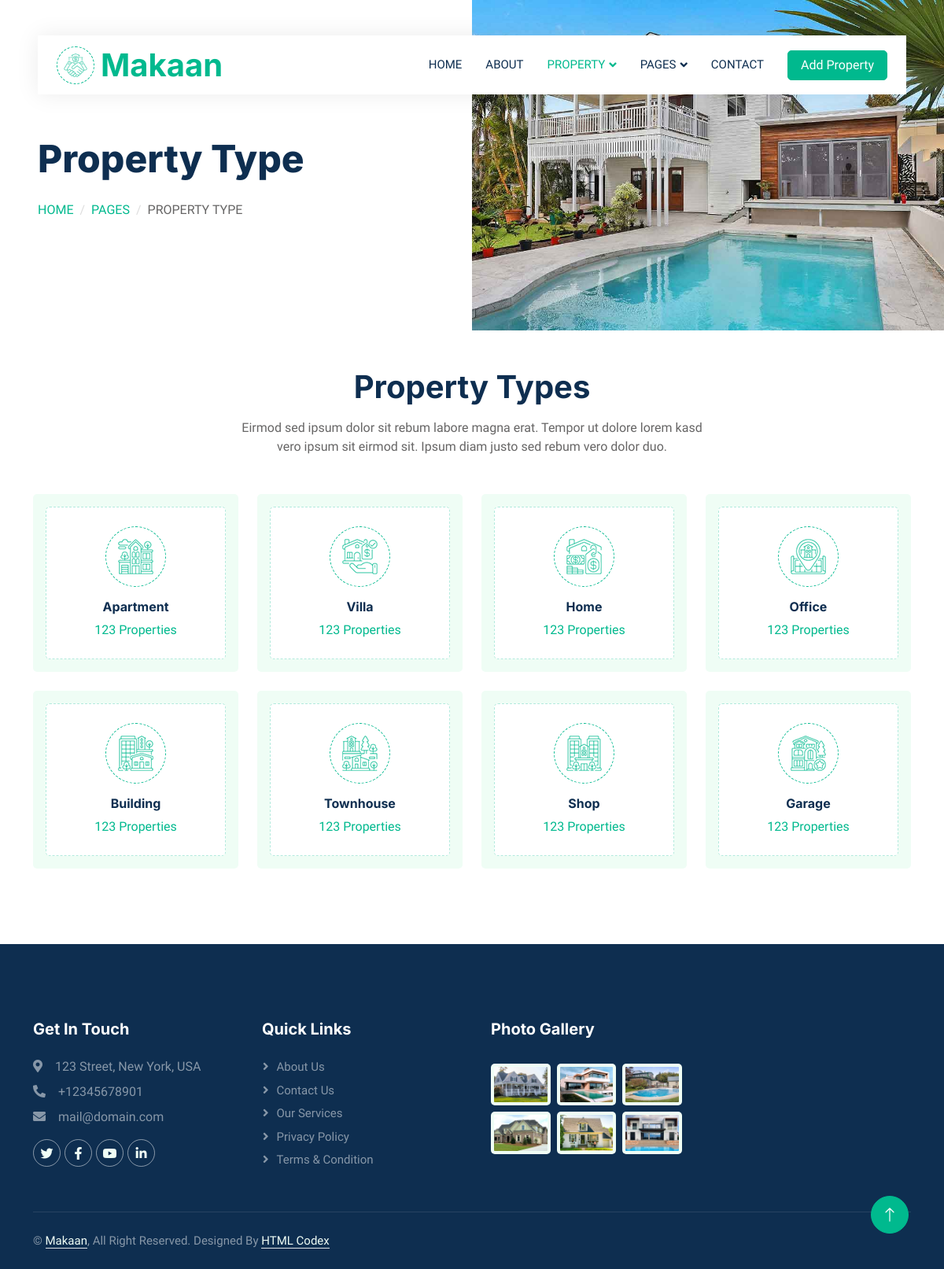
Screenshot of /pr_type/ with the database file from the repository.
### main/models.py (models this page shows, shortened)
class MainInfo(models.Model):
    img = models.ImageField('Image',upload_to='main_image')
    name = models.CharField('Company name',max_length=255)
    address = models.CharField('Address',max_length=255)
    phone = PhoneNumberField('Phonenumber')
    email = models.EmailField('Email')
    twitter = models.URLField('Twitter')
    facebook = models.URLField('facebook')
    youtube = models.URLField('youtube')
    linkedin = models.URLField('linkedin')
    class Meta:
        verbose_name = 'Main Info'
        verbose_name_plural = 'Main Info'

class AboutStatus(models.Model):
    img = models.ImageField('image',upload_to='images')
    text = models.CharField('Some text',max_length=255)
    word1 = models.CharField('word1',max_length=255)
    word2 = models.CharField('word2',max_length=255)
    word3 = models.CharField('word3',max_length=255)

class PropertyTypes(models.Model):
    title=models.CharField('title',max_length=255)
    text=models.TextField('text')

class PropertyTypesJarang(models.Model):
    img=models.ImageField('Img',upload_to='icon_image')
    names=models.CharField('names',max_length=255)
    properties=models.CharField('properties',max_length=250)

class Gallery(models.Model):
    images = models.ImageField('Gallery',upload_to='images')

### main/views.py (the view)
# urls.py: path('pr_type/',PropertyType.as_view(),name = 'pr_type'),
class PropertyType(ListView):
    template_name='property-type.html'
    def get(self,request):
        propertytypes=PropertyTypes.objects.all()
        propertytypesjarang=PropertyTypesJarang.objects.all()
        context={
            'propertytypes':propertytypes,
            'propertytypesjarang':propertytypesjarang,
        }
        MainInfoF(context,'Property Type','Property Type')
        return render(request,self.template_name,context)

### main/views.py (called while the page is built)
def MainInfoF(context,title,subtitle):
    context['maininfo'] = MainInfo.objects.get()
    context['aboutstatus'] = AboutStatus.objects.all()
    context['gallery'] = Gallery.objects.all()
    context['subtitle'] = subtitle
    context['title'] = title

### main/templates/property-type.html
{% extends 'base_2.html' %}
    {% block content_2 %}
        <div class="container-xxl py-5">
            <div class="container">
                <div class="text-center mx-auto mb-5 wow fadeInUp" data-wow-delay="0.1s" style="max-width: 600px;">
                    {% for i in propertytypes %}
                        <h1 class="mb-3">{{ i.title }}</h1>
                        <p>{{ i.text }}</p>
                    {% endfor %}
                </div>
                <div class="row g-4">
                    {% for i in propertytypesjarang %}
                    <div class="col-lg-3 col-sm-6 wow fadeInUp" data-wow-delay="0.1s">
                        <a class="cat-item d-block bg-light text-center rounded p-3" href="">
                            <div class="rounded p-4">
                                <div class="icon mb-3">
                                    <img class="img-fluid" src="{{ i.img.url }}" alt="Icon">
                                </div>
                                <h6>{{ i.names }}</h6>
                                <span>{{ i.properties }}</span>
                            </div>
                        </a>
                    </div>
                    {% endfor %}
                </div>
            </div>
        </div>
{% endblock %}

### main/templates/base_2.html
{% extends 'base.html' %}
    {% block content %}
<div class="container-fluid header bg-white p-0">
    <div class="row g-0 align-items-center flex-column-reverse flex-md-row">
        {% for i in aboutstatus %}
        <div class="col-md-6 p-5 mt-lg-5">
            <h1 class="display-5 animated fadeIn mb-4">{{ subtitle }}</h1>
                <nav aria-label="breadcrumb animated fadeIn">
                <ol class="breadcrumb text-uppercase">
                    <li class="breadcrumb-item"><a href="#">{{ i.word1 }}</a></li>
                    <li class="breadcrumb-item"><a href="#">{{ i.word2 }}</a></li>
                    <li class="breadcrumb-item text-body active" aria-current="page">{{ title }}</li>
                </ol>
            </nav>
        </div>
        <div class="col-md-6 animated fadeIn">
            <img class="img-fluid" src="{{ i.img.url }}" alt="">
        </div>
        {% endfor %}
    </div>
</div>
{% block content_2 %}
{% endblock %}
{% endblock %}

### main/templates/base.html (shortened to what this page needs)
{% load static %}
<!DOCTYPE html>
<html lang="en">
<head>
    <link href="https://cdnjs.cloudflare.com/ajax/libs/font-awesome/5.10.0/css/all.min.css" rel="stylesheet">
    <link href="https://cdn.jsdelivr.net/npm/bootstrap-icons@1.4.1/font/bootstrap-icons.css" rel="stylesheet">
    <link href="{% static 'lib/animate/animate.min.css' %}" rel="stylesheet">
    <link href="{% static 'lib/owlcarousel/assets/owl.carousel.min.css' %}" rel="stylesheet">
    <link href="{% static 'css/bootstrap.min.css' %}" rel="stylesheet">
    <link href="{% static 'css/style.css' %}" rel="stylesheet">
</head>
<body>
    <div class="container-xxl bg-white p-0">
<div class="container-fluid nav-bar bg-transparent">
    <nav class="navbar navbar-expand-lg bg-white navbar-light py-0 px-4">
        <a href="{% url 'home' %}" class="navbar-brand d-flex align-items-center text-center">
            <div class="icon p-2 me-2">
                <img class="img-fluid" src="{{ maininfo.img.url }}" alt="Icon" style="width: 30px; height: 30px;">
            </div>
            <h1 class="m-0 text-primary">{{ maininfo.name }}</h1>
        </a>
        <div class="collapse navbar-collapse" id="navbarCollapse">
            <div class="navbar-nav ms-auto">
                <a href="{% url 'home' %}" class="nav-item nav-link {% if request.path == '/' %}active{% endif %}">Home</a>
                <a href="{% url 'about' %}" class="nav-item nav-link {% if request.path == '/about/' %}active{% endif %}">About</a>
                <div class="nav-item dropdown">
                    <a href="#" class="nav-link dropdown-toggle {% if request.path == '/pr_list/' or request.path == '/pr_type/' or request.path == '/pr_agent/' %}active{% endif %}" data-bs-toggle="dropdown">Property</a>
                </div>
                <div class="nav-item dropdown">
                    <a href="#" class="nav-link dropdown-toggle {% if request.path == '/testimonial/' %}active{% endif %}" data-bs-toggle="dropdown">Pages</a>
                </div>
                <a href="{% url 'contact' %}" class="nav-item nav-link {% if request.path == '/contact/' %}active{% endif %}">Contact</a>
            </div>
            <a href="{% url 'pr_list' %}" class="btn btn-primary px-3 d-none d-lg-flex">Add Property</a>
        </div>
    </nav>
</div>
        {% block content %}{% endblock %}
        <div class="container-fluid bg-dark text-white-50 footer pt-5 mt-5 wow fadeIn" data-wow-delay="0.1s">
            <div class="container py-5">
                <div class="row g-5">
                    <div class="col-lg-3 col-md-6">
                        <h5 class="text-white mb-4">Get In Touch</h5>
                        <p class="mb-2"><i class="fa fa-map-marker-alt me-3"></i>{{ maininfo.address }}</p>
                        <p class="mb-2"><i class="fa fa-phone-alt me-3"></i>{{ maininfo.phone }}</p>
                        <p class="mb-2"><i class="fa fa-envelope me-3"></i>{{ maininfo.email }}</p>
                        <div class="d-flex pt-2">
                            <a class="btn btn-outline-light btn-social" href="{{ maininfo.twitter }}" target="_blank"><i class="fab fa-twitter"></i></a>
                            <a class="btn btn-outline-light btn-social" href="{{ maininfo.facebook }}" target="_blank"><i class="fab fa-facebook-f"></i></a>
                            <a class="btn btn-outline-light btn-social" href="{{ maininfo.youtube }}" target="_blank"><i class="fab fa-youtube"></i></a>
                            <a class="btn btn-outline-light btn-social" href="{{ maininfo.linkedin }}" target="_blank"><i class="fab fa-linkedin-in"></i></a>
                        </div>
                    </div>
                    <div class="col-lg-3 col-md-6">
                        <h5 class="text-white mb-4">Quick Links</h5>
                        <a class="btn btn-link text-white-50" href="">About Us</a>
                        <a class="btn btn-link text-white-50" href="">Contact Us</a>
                        <a class="btn btn-link text-white-50" href="">Our Services</a>
                        <a class="btn btn-link text-white-50" href="">Privacy Policy</a>
                        <a class="btn btn-link text-white-50" href="">Terms & Condition</a>
                    </div>
                    <div class="col-lg-3 col-md-6">
                        <h5 class="text-white mb-4">Photo Gallery</h5>
                        <div class="row g-2 pt-2">
                            {% for i in gallery %}
                            <div class="col-4">
                                <img class="img-fluid rounded bg-light p-1" src="{{ i.images.url }}" alt="">
                            </div>
                            {% endfor %}
                        </div>
                    </div>
                </div>
            </div>
            <div class="container">
                <div class="copyright">
                    <div class="row">
                        <div class="col-md-6 text-center text-md-start mb-3 mb-md-0">
                            &copy; <a class="border-bottom" href="#">{{ maininfo.name }}</a>, All Right Reserved.
                            Designed By <a class="border-bottom" href="https://htmlcodex.com">HTML Codex</a>
                        </div>
                    </div>
                </div>
            </div>
        </div>
        <a href="#" class="btn btn-lg btn-primary btn-lg-square back-to-top"><i class="bi bi-arrow-up"></i></a>
    </div>
</body>
</html>

### main/static/css/style.css (style rules this page uses)
:root { --primary: #00B98E; --secondary: #FF6922; --light: #EFFDF5; --dark: #0E2E50; }
.back-to-top { position: fixed; display: none; right: 45px; bottom: 45px; z-index: 99; }
.btn { transition: .5s; }
.btn.btn-primary, .btn.btn-secondary { color: #FFFFFF; }
.btn-lg-square { width: 48px; height: 48px; }
.btn-square, .btn-sm-square, .btn-lg-square { padding: 0; display: flex; align-items: center; justify-content: center; font-weight: normal; border-radius: 50px; }
.nav-bar { position: relative; margin-top: 45px; padding: 0 3rem; transition: .5s; z-index: 9999; }
.navbar { box-shadow: 0 0 30px rgba(0, 0, 0, .08); }
.navbar .dropdown-toggle::after { border: none; content: "\f107"; font-family: "Font Awesome 5 Free"; font-weight: 900; vertical-align: middle; margin-left: 5px; transition: .5s; }
.navbar-light .navbar-nav .nav-link { margin-right: 30px; padding: 25px 0; color: #FFFFFF; font-size: 15px; text-transform: uppercase; outline: none; }
.navbar-light .navbar-nav .nav-link:hover, .navbar-light .navbar-nav .nav-link.active { color: var(--primary); }
.navbar-light .navbar-brand { height: 75px; }
.navbar-light .navbar-nav .nav-link { color: var(--dark); font-weight: 500; }
@media (min-width: 992px) { .header { margin-top: -120px; } }
.breadcrumb-item + .breadcrumb-item::before { color: #DDDDDD; }
.icon { padding: 15px; display: inline-flex; align-items: center; justify-content: center; background: #FFFFFF !important; border-radius: 50px; border: 1px dashed var(--primary) !important; }
.cat-item div { background: #FFFFFF; border: 1px dashed rgba(0, 185, 142, .3); transition: .5s; }
.cat-item div * { transition: .5s; }
.footer .btn.btn-social { margin-right: 5px; width: 35px; height: 35px; display: flex; align-items: center; justify-content: center; color: var(--light); border: 1px solid rgba(255,255,255,0.5); border-radius: 35px; transition: .3s; }
.footer .btn.btn-link { display: block; margin-bottom: 5px; padding: 0; text-align: left; font-size: 15px; font-weight: normal; text-transform: capitalize; transition: .3s; }
.footer .btn.btn-link::before { position: relative; content: "\f105"; font-family: "Font Awesome 5 Free"; font-weight: 900; margin-right: 10px; }
.footer .copyright { padding: 25px 0; font-size: 15px; border-top: 1px solid rgba(256, 256, 256, .1); }
.footer .copyright a { color: var(--light); }

### rows the page displays
MainInfo: img (picture), name "Makaan", address "123 Street, New York, USA", phone "+12345678901", email "mail@domain.com"
AboutStatus: subtitle "Property Type", word1 "HOME", word2 "PAGES", title "PROPERTY TYPE", img (picture)
PropertyTypes: title "Property Types", text "Eirmod sed ipsum dolor sit rebum labore magna erat. Tempor ut dolore lorem kasd vero ipsum sit eirmod sit. Ipsum diam justo sed rebum vero dolor duo."
PropertyTypesJarang: img (picture), names "Apartment", properties "123 Properties"
PropertyTypesJarang: img (picture), names "Villa", properties "123 Properties"
PropertyTypesJarang: img (picture), names "Home", properties "123 Properties"
PropertyTypesJarang: img (picture), names "Office", properties "123 Properties"
PropertyTypesJarang: img (picture), names "Building", properties "123 Properties"
PropertyTypesJarang: img (picture), names "Townhouse", properties "123 Properties"
PropertyTypesJarang: img (picture), names "Shop", properties "123 Properties"
PropertyTypesJarang: img (picture), names "Garage", properties "123 Properties"
Gallery: images (picture)
Gallery: images (picture)
Gallery: images (picture)
Gallery: images (picture)
Gallery: images (picture)
Gallery: images (picture)
